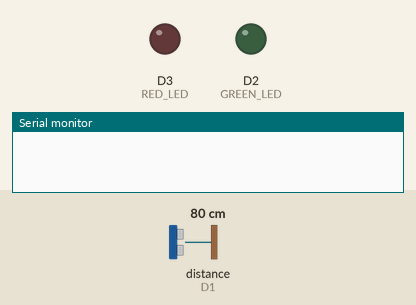
Recording of a program running on a simulated ESP8266 (NodeMCU). On the bench: output pins drawn as LEDs (lit = HIGH), the last lines printed to the serial monitor. The test bench sets the inputs (shaded band); at power-on: distance to the obstacle (sensor on D1) 80 cm. The echo pulse lasts 58.3 µs per cm; WiFi joins after 1.5 s; servers stay silent unless stated; random numbers use the default seed unless the program sets one; no MQTT or app messages arrive unless stated; pins used as bus, display or sensor lines are not drawn.

Above: at 0.1 s.
At 1.6 s:
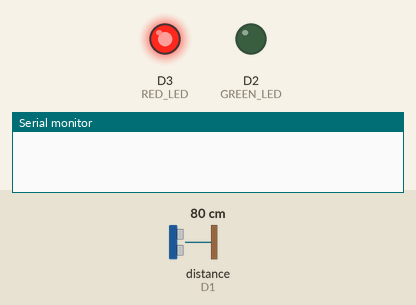
At 10.1 s:
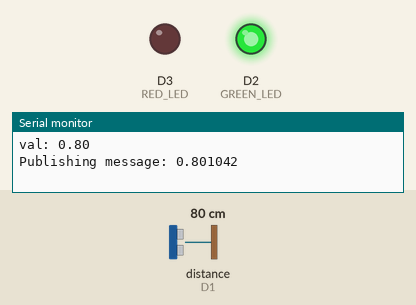
Timing chart, 0 to 11.6 s (numbered marks = the images above):
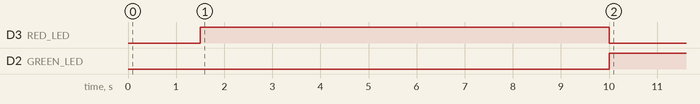

Measured:
- by itself, D3 (RED_LED): HIGH → LOW at 10.0 s
- by itself, D2 (GREEN_LED): LOW → HIGH at 10.0 s

The program:

main.cpp
```cpp
#include <WiFiManager.h>
#include <MqttManager.h>
#include <Sonar.h>
#define MSG_BUFFER_SIZE  50

/* wifi network info, replace these with yours */
const char* ssid = "Oliver";
const char* password = "zxha6909";

/* MQTT server address and topic */
const char* mqtt_server = "broker.emqx.io";
const char* topic = "eps32/topic";
// TODO: creare topic per la frequenza !

/* Sonar */
#define TRIGGER_PIN  D0      //replace with real value
#define ECHO_PIN D1          //replace with real value
const long max_time = 20000; //replace with real value

/* Define Led */
#define GREEN_LED D2
#define RED_LED D3

#define F1 10000

WiFiManager wifiManager(ssid, password);
MQTTManager mqttManager(mqtt_server, topic);
Sonar sonar(ECHO_PIN, TRIGGER_PIN, max_time);

unsigned long lastMsgTime = 0;
char msg[MSG_BUFFER_SIZE];
unsigned long frequency = F1; // default value modifiable by the server

void setup() {
  Serial.begin(115200);
  wifiManager.setup();
  mqttManager.setup();
  randomSeed(micros());

  pinMode(GREEN_LED, OUTPUT);
  pinMode(RED_LED, OUTPUT);

  digitalWrite(GREEN_LED, LOW);
  digitalWrite(RED_LED, HIGH);
}

bool send_distance(float val);

void loop() {
  // reconnect to MQTT if connection lost
  mqttManager.reconnect();

  unsigned long now = millis();
  // if is time, mesure distance and send data
  if (now - lastMsgTime > frequency) {
    float value = sonar.getDistance();
    bool success = send_distance(value);
    if (success) {
      digitalWrite(GREEN_LED,HIGH);
      digitalWrite(RED_LED, LOW);
    } else {
      digitalWrite(GREEN_LED,LOW);
      digitalWrite(RED_LED, HIGH);
    }
    lastMsgTime = millis();
  }
}

bool send_distance(float val) {
  /* creating a msg in the buffer */
    snprintf (msg, MSG_BUFFER_SIZE, "%f", val);

    Serial.println(String("val: ") + val);
    Serial.println(String("Publishing message: ") + msg);

    /* publishing the msg */
    return mqttManager.publish(msg);
}
```

MqttManager.cpp
```cpp
#include "MqttManager.h"

MQTTManager::MQTTManager(const char* mqtt_server, const char* topic)
    : _mqtt_server(mqtt_server),
      _topic(topic),
      _client(_espClient) {
}

void MQTTManager::setup() {
    _client.setServer(_mqtt_server, 1883);
}

void MQTTManager::reconnect() {
    while ( !_client.connected() ) {
        String clientId = String("esiot-2122-client") + String(random(0xfffff), HEX);
        if ( _client.connect(clientId.c_str()) ) {
            _client.subscribe(_topic);
        } else {
            delay(500);
        }
    }
}

boolean MQTTManager::publish(const char* msg) {
    return _client.publish(_topic, msg);
}
```

MqttManager.h
```cpp
#ifndef MQTTManager_h
#define MQTTManager_h

#include <PubSubClient.h>
#include <WiFiManager.h>

class MQTTManager {
    public:
        MQTTManager(const char* mqtt_server, const char* topic);
        void setup();
        void reconnect();
        boolean publish(const char* msg);

    private:
        const char* _mqtt_server;
        const char* _topic;
        WiFiClient _espClient;
        PubSubClient _client;
};

#endif
```

Sonar.cpp
```cpp
#include <Arduino.h>
#include "Sonar.h"

constexpr int tempAmb = 20; //default temperature in normal ambient

Sonar::Sonar(int echoPin,
             int trigPin,
             long maxTime)
    : echoPin(echoPin),
      trigPin(trigPin),
      temperature(tempAmb),
      timeOut(maxTime){
    pinMode(trigPin, OUTPUT);
    pinMode(echoPin, INPUT);
}

double Sonar::getSoundVelocity(){
    return 331.5 + 0.6*temperature;
}

double Sonar::getDistance(){
    digitalWrite(trigPin,LOW);
    delayMicroseconds(3);
    digitalWrite(trigPin,HIGH);
    delayMicroseconds(5);
    digitalWrite(trigPin,LOW);

    double signal = (double)pulseIn(echoPin, HIGH);

    double time = signal / 1000.0 / 1000.0 / 2;
    double distance = time*getSoundVelocity();
    return distance;
}
```

Sonar.h
```cpp
#ifndef _SONAR_
#define _SONAR_

class Sonar {
    public:
        Sonar(int echoPin, int trigPin, long maxTime);
        double getDistance();

    private:
        double getSoundVelocity();
        int echoPin, trigPin;
        double temperature;
        long timeOut; //if the signal don't come back in time the object is too far away = no object detected
};

#endif
```

WiFiManager.cpp
```cpp
#include "WiFiManager.h"

WiFiManager::WiFiManager(const char* ssid, const char* password)
    : _ssid(ssid),
      _password(password) {
}

void WiFiManager::setup() {
    WiFi.mode(WIFI_STA);
    WiFi.begin(_ssid, _password);
    while (WiFi.status() != WL_CONNECTED) {
        delay(500);
    }
}

IPAddress WiFiManager::getLocalIP() {
    return WiFi.localIP();
}
```

WiFiManager.h
```cpp
#ifndef WiFiManager_h
#define WiFiManager_h

#include <ESP8266WiFi.h>

class WiFiManager {
    public:
        WiFiManager(const char* ssid, const char* password);
        void setup();
        IPAddress getLocalIP();

    private:
        const char* _ssid;
        const char* _password;
};

#endif
```
